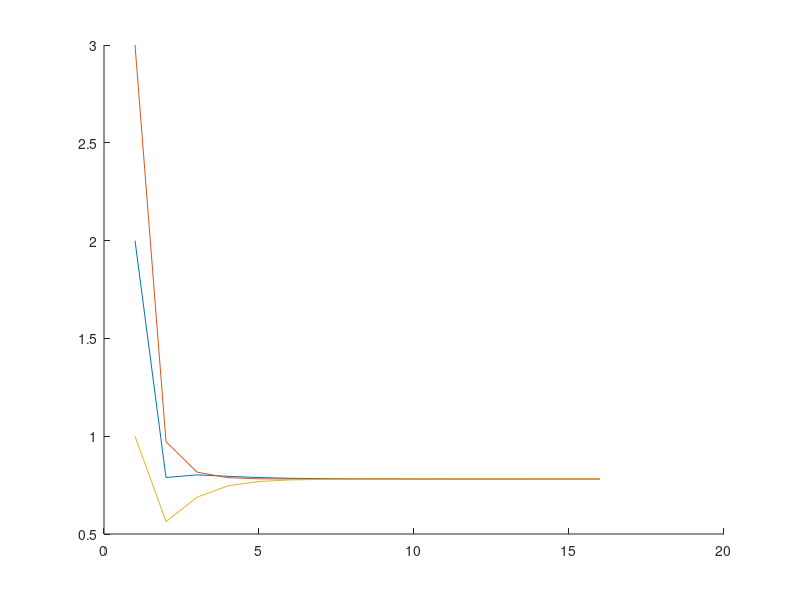

This figure's MATLAB source:
function potencia
  A=[2.5,-1,0;-1,3,-2;0,-1,3.5];
  y0=[1;1;1];
  a0=[2;3;1];#alfa inicial
  ep=0.000001;
  it=0;
  itmax=1000;
  fin=0;
  
  Ai=inv(A);
  
  while fin==0
    it=it+1;
    xn=y0/max(abs(y0));
    yn=Ai*xn;
    a=yn./xn;#alfa nuevo
    error=max(abs(a-a0)./abs(a));
    if(error<ep)
    fin=1;
  endif
  if(it==itmax)
  fin=2;
endif
av2(:,it)=a0;
y0=yn;
a0=a;
v=yn;
nv=max(abs(v));
av=1/max(a);
endwhile
hold on
plot(av2');
hold off
disp("norma del auto vector ");disp(nv);
disp("menor autovalor "); disp(av);
endfunction